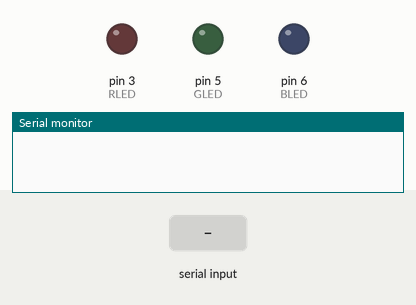
This sketch was run on a simulated Arduino Uno, built with avr-gcc and run on an emulated ATmega328P. Shown: output pins drawn as LEDs (lit = HIGH), the last lines printed to the serial monitor. The inputs (shaded band) are chosen by the test bench.

Above: at 1.2 s.
1.3 s: "<0>" received over Serial
At 1.6 s:
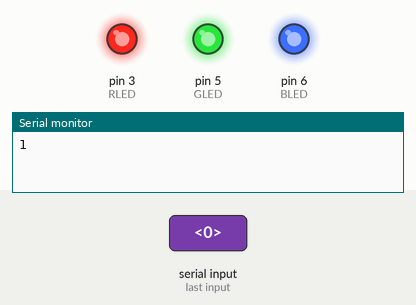
Timing chart, 0 to 4.3 s (numbered marks = the images above; inputs shaded):
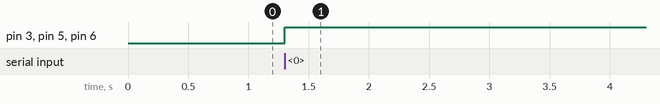

The sketch:

RGBLedDirect.ino
```cpp
#include <Arduino.h>

#define RLED 3  //RED_LED
#define GLED 5  //GREEN_LED
#define BLED 6 //BLUE_LED

const char syncChar = '<';
const char endChar = '>';
const char redChar = 'r';
const char greenChar = 'g';
const char blueChar = 'b';
const char checkChar = 'c';

typedef enum { NONE,
			   RED,
			   GREEN,
			   BLUE,
			   CHECK } states;

states state = NONE;

const uint8_t valuesLength = 5;

uint16_t valuesBuffer[valuesLength] = {0, 0, 0, 0, 0};
uint16_t dataBuffer = 0;

void setup()
{
	Serial.begin(9600);
	//Serial.println("Starting...");
}

void loop()
{
	while (Serial.available() > 0)
	{
		ProcessSerial();
	}
}

void ProcessSerial()
{
	//static uint16_t valuesBuffer[valuesLength] = {0, 0, 0, 0, 0};
	//static uint16_t dataBuffer = 0;

	byte b = Serial.read();

	switch (b)
	{

	case syncChar:
		state = NONE;
		ResetValueBuffer();
		ResetDataBuffer();
		break;

	case redChar:
		DBToVB();
		state = RED;
		ResetDataBuffer();
		break;

	case greenChar:
		DBToVB();
		state = GREEN;
		ResetDataBuffer();
		break;

	case blueChar:
		DBToVB();
		state = BLUE;
		ResetDataBuffer();
		break;

	case checkChar:
		DBToVB();
		state = CHECK;
		ResetDataBuffer();
		break;

	case endChar:
		DBToVB();
		state = NONE;
		if (Checksum(valuesBuffer[RED], valuesBuffer[GREEN], valuesBuffer[BLUE], valuesBuffer[CHECK]))
		{
			RefreshRGB(valuesBuffer[RED], valuesBuffer[GREEN], valuesBuffer[BLUE]);
			//Serial.println("Led refreshed.");
      Serial.print(1);
		}
		else
		{
			//Serial.println("Data corrupted.");
      Serial.print(0);
		}
		ResetValueBuffer();
		ResetDataBuffer();
		//Serial.println("Buffers reset");
		break;

	case '0' ... '9':
		if (state != NONE)
		{
			dataBuffer *= 10;
			dataBuffer += b - '0';
		}
		break;
	}
}

bool Checksum(uint8_t _r, uint8_t _g, uint8_t _b, uint16_t _key)
{
	uint16_t buffer = _r + _g + _b;
	//Serial.print("Checksum: ");
	//Serial.print(buffer);
	//Serial.print(", Given Key: ");
	//Serial.println(_key);
	return ((uint8_t)buffer == (uint8_t)_key) ? true : false;
}

bool CheckRange(uint32_t _b)
{
	return (_b < 256) ? true : false;
}

void ResetDataBuffer()
{
	dataBuffer = 0;
}

void ResetValueBuffer()
{
	valuesBuffer[RED] = 0;
	valuesBuffer[GREEN] = 0;
	valuesBuffer[BLUE] = 0;
	valuesBuffer[CHECK] = 0;
}

void DBToVB()
{
	bool pass = CheckRange(dataBuffer);
	if (pass || state == CHECK)
	{
		valuesBuffer[state] = dataBuffer;
		//Serial.println("Data pass");
	}
	else
	{
		valuesBuffer[state] = 255;
		//Serial.println("Data out of range, setting to 255");
	}
}

void RefreshRGB(uint8_t _r, uint8_t _g, uint8_t _b)
{
	analogWrite(RLED, 255 - _r);
	analogWrite(GLED, 255 - _g);
	analogWrite(BLED, 255 - _b);
	//Serial.print("R: ");
	//Serial.println(_r);
	//Serial.print("G: ");
	//Serial.println(_g);
	//Serial.print("B: ");
	//Serial.println(_b);
}
```

Measured:
- after the input at 1.3 s, pin 3 (RLED), pin 5 (GLED), pin 6 (BLED): LOW → HIGH at once
